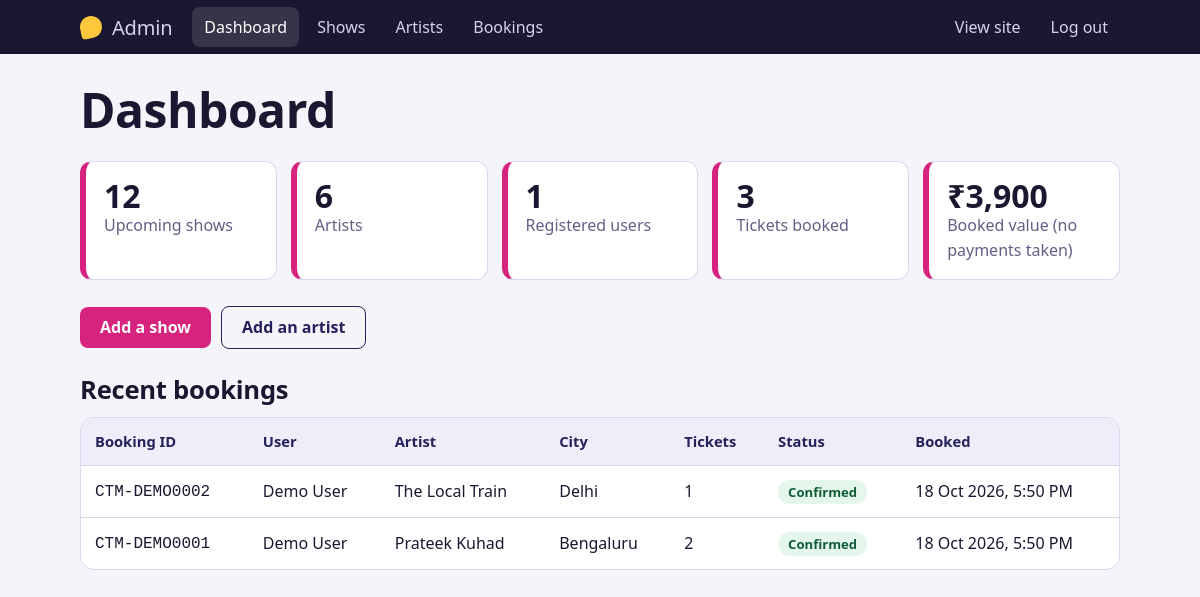
The page /admin/index.php (signed in) on the database its author committed.
### tables this page shows
CREATE TABLE bookings (
  id          INT UNSIGNED AUTO_INCREMENT PRIMARY KEY,
  booking_ref VARCHAR(30) NOT NULL UNIQUE,
  user_id     INT UNSIGNED NOT NULL,
  show_id     INT UNSIGNED NOT NULL,
  quantity    INT UNSIGNED NOT NULL,
  unit_price  DECIMAL(10,2) NOT NULL,
  status      ENUM('confirmed','cancelled') NOT NULL DEFAULT 'confirmed',
  booked_at   TIMESTAMP NOT NULL DEFAULT CURRENT_TIMESTAMP,
  cancelled_at DATETIME NULL,
  INDEX idx_show_status (show_id, status),
  CONSTRAINT fk_booking_user FOREIGN KEY (user_id) REFERENCES users(id) ON DELETE CASCADE,
  CONSTRAINT fk_booking_show FOREIGN KEY (show_id) REFERENCES shows(id) ON DELETE CASCADE
);

CREATE TABLE users (
  id            INT UNSIGNED AUTO_INCREMENT PRIMARY KEY,
  name          VARCHAR(100) NOT NULL,
  email         VARCHAR(150) NOT NULL UNIQUE,
  password_hash VARCHAR(255) NOT NULL,
  created_at    TIMESTAMP NOT NULL DEFAULT CURRENT_TIMESTAMP
);

CREATE TABLE artists (
  id         INT UNSIGNED AUTO_INCREMENT PRIMARY KEY,
  name       VARCHAR(120) NOT NULL,
  genre      VARCHAR(60)  NOT NULL DEFAULT '',
  bio        TEXT NULL,
  created_at TIMESTAMP NOT NULL DEFAULT CURRENT_TIMESTAMP
);

CREATE TABLE shows (
  id          INT UNSIGNED AUTO_INCREMENT PRIMARY KEY,
  artist_id   INT UNSIGNED NOT NULL,
  city        VARCHAR(80)  NOT NULL,
  venue       VARCHAR(150) NOT NULL,
  show_date   DATETIME     NOT NULL,
  price       DECIMAL(10,2) NOT NULL,
  total_seats INT UNSIGNED NOT NULL,
  created_at  TIMESTAMP NOT NULL DEFAULT CURRENT_TIMESTAMP,
  INDEX idx_city (city),
  INDEX idx_date (show_date),
  CONSTRAINT fk_show_artist FOREIGN KEY (artist_id) REFERENCES artists(id) ON DELETE CASCADE
);

### includes/db.php (called while the page is built, shortened)
<?php
try {
    $db = new mysqli(DB_HOST, DB_USER, DB_PASS, DB_NAME, DB_PORT);
    $db->set_charset('utf8mb4');
} catch (mysqli_sql_exception $e) {
    http_response_code(500);
    die('<h2>Database connection failed</h2><p>Make sure MySQL is running in the XAMPP Control Panel, '
      . 'the database <code>' . htmlspecialchars(DB_NAME) . '</code> has been imported '
      . '(database/concert_ticket_db.sql), and the settings in <code>config/config.php</code> are correct.</p>');
}
function db_all(string $sql, string $types = '', array $params = []): array {
    global $db;
    $st = $db->prepare($sql);
    $st->execute();
    $res = $st->get_result();
    $rows = $res ? $res->fetch_all(MYSQLI_ASSOC) : [];
    return $rows;
}
function db_one(string $sql, string $types = '', array $params = []): ?array {
    $rows = db_all($sql, $types, $params);
    return $rows[0] ?? null;
}

### includes/functions.php (called while the page is built, shortened)
<?php
require_once __DIR__ . '/db.php';
function e($v): string { return htmlspecialchars((string)$v, ENT_QUOTES, 'UTF-8'); }
function url(string $path = ''): string { return BASE_URL . '/' . ltrim($path, '/'); }
function money($n): string { return '₹' . number_format((float)$n, 0); }

### admin/index.php (the view, shortened to what this page needs)
<?php
require_once __DIR__ . '/../includes/functions.php';
$c = db_one("SELECT
  (SELECT COUNT(*) FROM shows WHERE show_date >= NOW()) AS upcoming_shows,
  (SELECT COUNT(*) FROM artists) AS artists,
  (SELECT COUNT(*) FROM users) AS users,
  (SELECT COALESCE(SUM(quantity),0) FROM bookings WHERE status='confirmed') AS tickets,
  (SELECT COALESCE(SUM(quantity*unit_price),0) FROM bookings WHERE status='confirmed') AS revenue");
$recent = db_all("SELECT b.booking_ref, b.quantity, b.status, b.booked_at, u.name AS user_name, a.name AS artist_name, s.city
  FROM bookings b JOIN users u ON u.id=b.user_id JOIN shows s ON s.id=b.show_id JOIN artists a ON a.id=s.artist_id
  ORDER BY b.id DESC LIMIT 8");
require __DIR__ . '/../includes/admin_header.php';
?>
<h1>Dashboard</h1>
<div class="stat-grid">
  <div class="stat"><b><?= (int)$c['upcoming_shows'] ?></b><span>Upcoming shows</span></div>
  <div class="stat"><b><?= (int)$c['artists'] ?></b><span>Artists</span></div>
  <div class="stat"><b><?= (int)$c['users'] ?></b><span>Registered users</span></div>
  <div class="stat"><b><?= (int)$c['tickets'] ?></b><span>Tickets booked</span></div>
  <div class="stat"><b><?= e(money($c['revenue'])) ?></b><span>Booked value (no payments taken)</span></div>
</div>
<div class="form-actions" style="margin-bottom:26px">
  <a class="btn" href="<?= e(url('admin/show_form.php')) ?>">Add a show</a>
  <a class="btn btn-ghost" href="<?= e(url('admin/artist_form.php')) ?>">Add an artist</a>
</div>
<h2>Recent bookings</h2>
<?php if (!$recent): ?><div class="empty"><strong>No bookings yet</strong>Bookings will appear here as users book tickets.</div>
<?php else: ?>
<div class="table-wrap"><table>
  <thead><tr><th>Booking ID</th><th>User</th><th>Artist</th><th>City</th><th>Tickets</th><th>Status</th><th>Booked</th></tr></thead>
  <tbody><?php foreach ($recent as $r): ?>
    <tr><td><code><?= e($r['booking_ref']) ?></code></td><td><?= e($r['user_name']) ?></td><td><?= e($r['artist_name']) ?></td><td><?= e($r['city']) ?></td>
      <td><?= (int)$r['quantity'] ?></td>
      <td><span class="badge <?= $r['status'] === 'confirmed' ? 'badge-ok' : 'badge-off' ?>"><?= e(ucfirst($r['status'])) ?></span></td>
      <td><?= e(date('d M Y, g:i A', strtotime($r['booked_at']))) ?></td></tr>
  <?php endforeach; ?></tbody>
</table></div>
<?php endif; ?>
<?php require __DIR__ . '/../includes/admin_footer.php'; ?>

### assets/css/style.css (style rules this page uses)
:root { --indigo:#25215A; --indigo-2:#3A3585; --magenta:#D6247E; --magenta-d:#B01C66; --sun:#FFC83D; --paper:#F5F4FB; --card:#FFFFFF; --ink:#1A1830; --muted:#625F85; --line:#DAD7EE; --ok:#14804A; --err:#B3261E; --display:"Franklin Gothic Medium","Arial Narrow","Segoe UI",Arial,sans-serif; --body:"Segoe UI",system-ui,-apple-system,Roboto,Arial,sans-serif; }
* { box-sizing:border-box }
html { -webkit-text-size-adjust:100% }
body { margin:0;font-family:var(--body);color:var(--ink);background:var(--paper);line-height:1.55;font-size:16px }
a { color:var(--indigo-2) }
h1,h2,h3 { font-family:var(--display);font-weight:700;letter-spacing:-.01em;line-height:1.15;margin:0 0 .5em }
h1 { font-size:clamp(2rem,5vw,3rem) }
h2 { font-size:1.6rem }
.btn { display:inline-block;background:var(--magenta);color:#fff;border:0;border-radius:8px;padding:11px 20px;font:inherit;font-weight:600;text-decoration:none;cursor:pointer;line-height:1.2 }
.btn-ghost { background:transparent;border:1px solid currentColor;color:inherit }
.btn-ghost:not(.site-header .btn-ghost) { color:var(--indigo) }
.form-actions { display:flex;gap:10px;align-items:center;flex-wrap:wrap;margin-top:6px }
.table-wrap { overflow-x:auto;background:var(--card);border:1px solid var(--line);border-radius:14px }
table { border-collapse:collapse;width:100%;min-width:640px }
th,td { padding:12px 14px;text-align:left;border-bottom:1px solid var(--line);vertical-align:middle }
th { background:#EFEDFA;font-weight:600;font-size:.92rem;color:var(--indigo) }
tr:last-child td { border-bottom:0 }
.badge { display:inline-block;padding:2px 10px;border-radius:999px;font-size:.82rem;font-weight:600 }
.badge-ok { background:#E5F6EC;color:#0E5C35 }
.stat-grid { display:grid;grid-template-columns:repeat(auto-fit,minmax(170px,1fr));gap:14px;margin-bottom:26px }
.stat { background:var(--card);border:1px solid var(--line);border-left:6px solid var(--magenta);border-radius:12px;padding:16px 18px }
.stat b { display:block;font-family:var(--display);font-size:2rem;line-height:1.1 }
.stat span { color:var(--muted) }

### rows shown on the page
bookings: booking_ref "CTM-DEMO0002", user.name "Demo User", artists.name "The Local Train", show.city "Delhi", quantity "1", status "Confirmed", booked_at "18 Oct 2026, 5:50 PM"
bookings: booking_ref "CTM-DEMO0001", user.name "Demo User", artists.name "Prateek Kuhad", show.city "Bengaluru", quantity "2", status "Confirmed", booked_at "18 Oct 2026, 5:50 PM"

### other values the page prints
$label "Dashboard Shows Artists Bookings"
$c['upcoming_shows'] "12"
$c['artists'] "6"
$c['users'] "1"
$c['tickets'] "3"
money($c['revenue']) "₹3,900"
